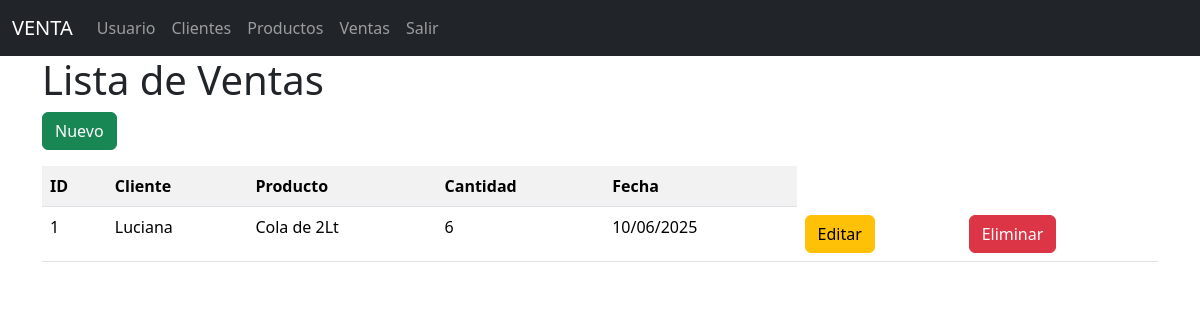
The page /ventas/ on the database as committed earlier.
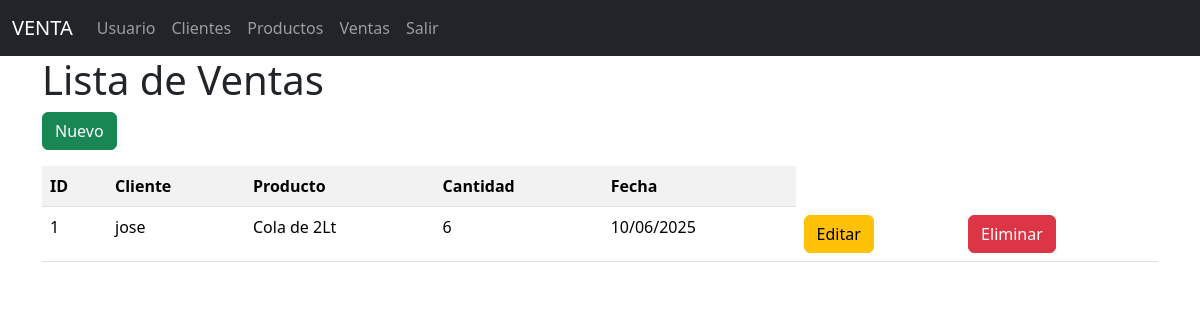
The same page on the database as committed later.
### models/venta_model.py (models this page shows, shortened)
class Venta(db.Model):
    __tablename__ = "ventas"
    id = db.Column(db.Integer, primary_key=True)
    cliente_id = db.Column(db.Integer, db.ForeignKey('clientes.id'), nullable=False)
    producto_id = db.Column(db.Integer, db.ForeignKey('productos.id'), nullable=False)
    cantidad = db.Column(db.Integer, nullable=False)
    fecha = db.Column(db.DateTime, nullable=False)
    cliente = db.relationship('Cliente', back_populates='ventas')
    producto = db.relationship('Producto', back_populates='ventas')
    @staticmethod
    def get_all():
        return Venta.query.all()

### models/cliente_model.py (models this page shows, shortened)
class Cliente(db.Model):
    __tablename__ = "clientes"
    id = db.Column(db.Integer, primary_key=True)
    nombre = db.Column(db.String(80), nullable=False)
    email = db.Column(db.String(100), nullable=False)
    telefono = db.Column(db.String(20), nullable=False)
    ventas = db.relationship('Venta', back_populates='cliente')

### models/producto_model.py (models this page shows, shortened)
class Producto(db.Model):
    __tablename__ = "productos"
    id = db.Column(db.Integer, primary_key=True)
    descripcion = db.Column(db.String(120), nullable=False)
    precio = db.Column(db.Float(11,2), nullable=False)
    stock = db.Column(db.Integer, nullable=False)
    ventas = db.relationship('Venta', back_populates='producto')

### controllers/venta_controller.py (the view)
@venta_bp.route("/")
def index():
    ventas = Venta.get_all()
    return venta_view.list(ventas)

### run.py (called while the page is built)
@app.context_processor
def inject_activate_path():
    def is_activate(path):
        return 'activate' if request.path == path else ''
    return dict(is_activate=is_activate)

### views/venta_view.py (called while the page is built)
def list(ventas):
    return render_template('ventas/index.html',ventas = ventas)

### templates/ventas/index.html (shortened to what this page needs)
{% extends 'base.html' %}
{% block content %}
<h1>Lista de Ventas </h1>
<a href="{{url_for('venta.create')}}" class="btn btn-success mb-3">Nuevo</a>
<table class="table table-striped">
    <tr>
        <th>ID</th>
        <th>Cliente</th>
        <th>Producto</th>
        <th>Cantidad</th>
        <th>Fecha</th>
    </tr>
    {% for item in ventas %}
<tr>
    <td>{{ item.id }}</td>
    <td>{{ item.cliente.nombre }}</td>
    <td>{{ item.producto.descripcion }}</td>
    <td>{{ item.cantidad }}</td>
   <td>{{ item.fecha.strftime('%d/%m/%Y')}}</td>
    <td>
        <a href="{{ url_for('venta.edit', id=item.id) }}" class="btn btn-warning">Editar</a>
    </td>
    <td>
        <a href="{{ url_for('venta.delete', id=item.id) }}" class="btn btn-danger">Eliminar</a>
    </td>
</tr>
{% endfor %}
</table>
{% endblock %}

Rows that differ between the two databases and show on the page:
changed through a linked row, Venta "Cola de 2Lt": cliente.nombre "Luciana" → "jose"
